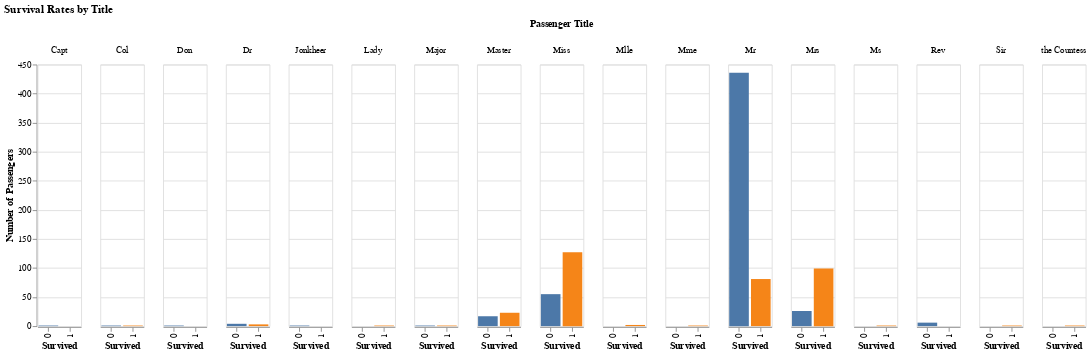

The notebook cell this image was saved under:
### Markdown cell above
### Revisit Visualizations
Now that you have the new columns in place. Revisit the pairwise comparison plots to see if the new columns reveal any interesting relationships. Don't forget to check with and without different `column` variations.

### Code cell
# Enter the code needed to recheck the pairwise comparison. Try different variations of the column channel.

# Let's look at survivors by title using a % of total chart for this
# see https://altair-viz.github.io/user_guide/transform/joinaggregate.html

alt.Chart(titanic).mark_bar(
    
).encode(
    alt.X('Survived:N', title='Survived'),
    alt.Y('count()', title='Number of Passengers'),
    color=alt.Color('Survived:N', legend=None),
    column=alt.Column('Title', title='Passenger Title')
).properties(
    width=50,
    title='Survival Rates by Title'
)

### Figure 1 — Vega-Lite specification as saved in the notebook (floating-point values rounded to 4 significant figures; data arrays with more than 128 entries replaced by an {"elided": "..."} marker saying what was removed)
{"config": {"view": {"continuousWidth": 400, "continuousHeight": 300}}, "data": {"name": "data-eb26dbde3197e44795afc288bb112b72"}, "mark": "bar", "encoding": {"color": {"type": "nominal", "field": "Survived", "legend": null}, "column": {"type": "nominal", "field": "Title", "title": "Passenger Title"}, "x": {"type": "nominal", "field": "Survived", "title": "Survived"}, "y": {"type": "quantitative", "aggregate": "count", "title": "Number of Passengers"}}, "title": "Survival Rates by Title", "width": 50, "$schema": "https://vega.github.io/schema/vega-lite/v4.8.1.json", "datasets": {"data-eb26dbde3197e44795afc288bb112b72": {"elided": "891 records"}}}
